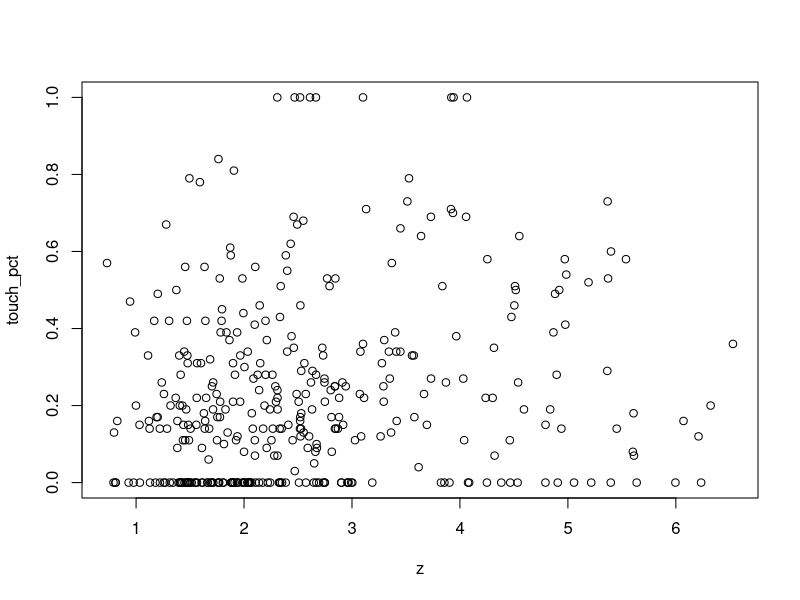
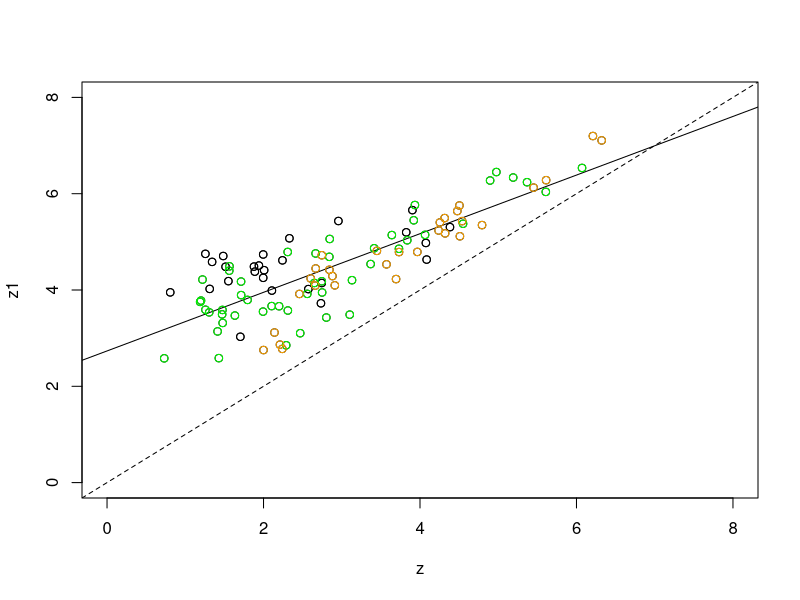
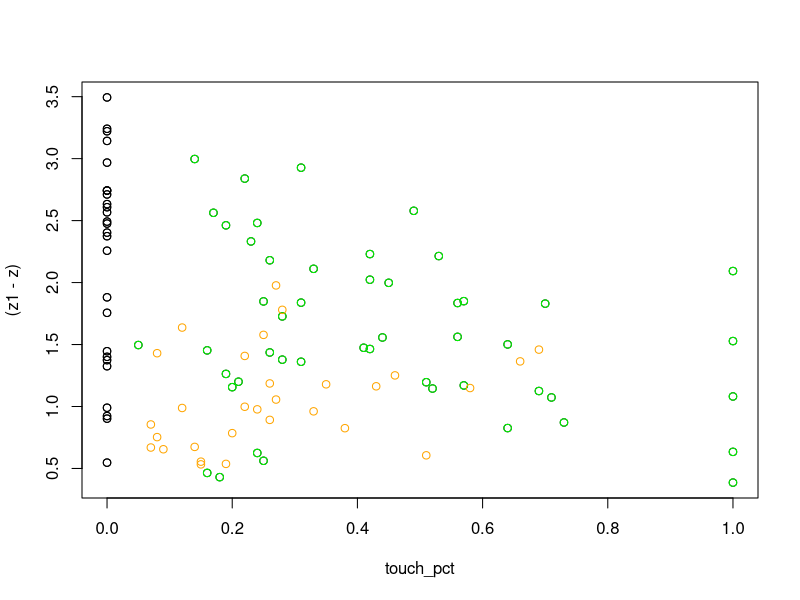
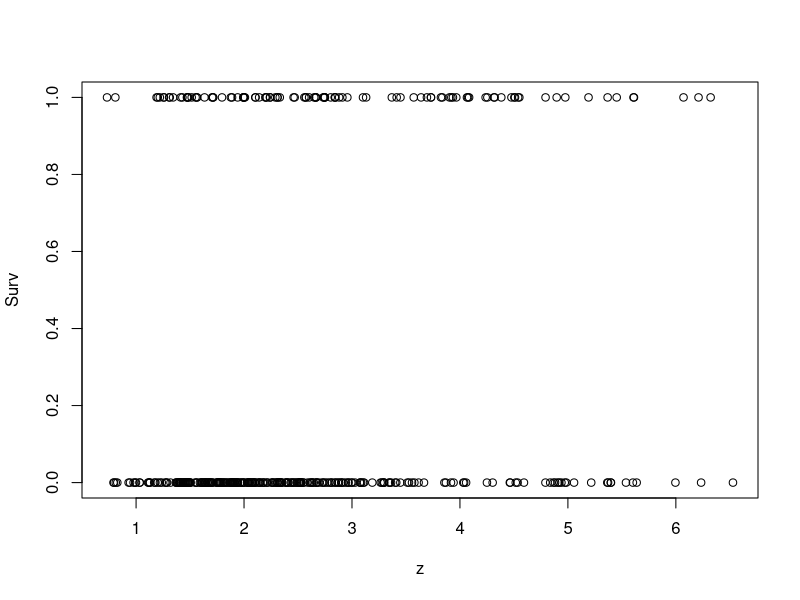
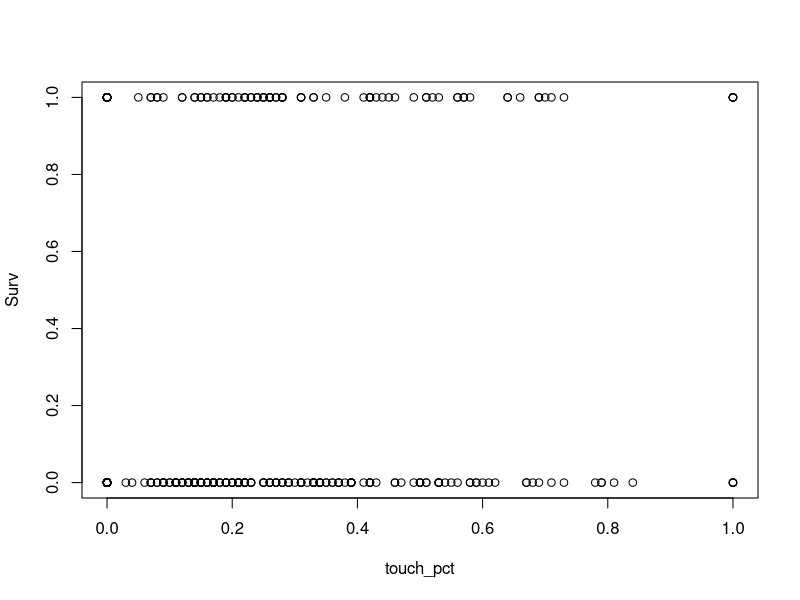

Source code (R) for these figures, in order:
### Will King
### Ch 3 - population model for B. glandula, IPM
### data from field survey of barnacles after 1 year (Jun 2017 - May 2018)

# ---- load data and packages ----

photos <- read.csv('ch3_field-photos.csv', header = T)

# ---- adjust photos dataset ----

### remove unwanted rows ###
photos2 <- photos[photos$died_yn != '', ] # without survival data
photos3 <- photos2[photos2$exclude != 'exclude', ] # rows marked exclude


### calculate percent touch ###
photos3$touch_pct <- round(photos3$touch_raw/360, digits = 2)


### add column for survival ###
# mortality: Y = died, N = lived
# survival: 0 = died, 1 = lived
photos3$Surv <- ''
photos3$Surv[photos3$died_yn == 'N'] <- 1
photos3$Surv[photos3$died_yn == 'Y'] <- 0

# ---- make datasets for IPM ----

### associated information
dat <- as.data.frame(photos3[ , c('site'
                                  , 'subsite'
                                  , 'density_trt'
                                  , 'individual_id'
                                  , 'touch_pct'
                                  , 'touch_spp'
                                  , 'day_elapsed'
)
]
)

### initial size, survival, final size
dat$z <- photos3$operc_length_initial_mm
dat$Surv <- photos3$Surv
dat$z1 <- photos3$operc_length_final_mm

### reproduction
# if survival = 0, reprod and offspring should have NA
# fill in reprod and offspring using regressions from 2017 field data

# reproduced? 0/1
dat$Reprod <- ''
dat$Reprod[dat$Surv == 0] <- NA

# fecundity metric
dat$Offspring <- ''
dat$Offspring[dat$Surv == 0] <- NA

# ---- explore data ----

### general data structure
str(dat)  
summary(dat)

## response surface
plot(touch_pct ~ z
     , data = dat
)

### growth
plot(z1 ~ z
     , data = dat#[dat$subsite == 'RT2' | dat$subsite == 'RT3', ]
     , xlim = c(0, 8)
     , ylim = c(0, 8)
     )
abline(a = 0, b = 1, lty = 2)
abline(lm(z1 ~ z, data = dat))

# spp competition?
points(z1 ~ z
       , data = dat[dat$touch_spp == '', ]
       , col = 'black'
)
points(z1 ~ z
       , data = dat[dat$touch_spp == 'B', ]
       , col = 'green'
)
points(z1 ~ z
       , data = dat[dat$touch_spp == 'C', ]
       , col = 'orange'
)

# growth ~ touch
plot((z1-z)~ touch_pct
     , data = dat[dat$touch_spp != 'C', ]
)
points((z1-z)~ touch_pct
       , data = dat[dat$touch_spp == '', ]
       , col = 'black'
)
points((z1-z)~ touch_pct
       , data = dat[dat$touch_spp == 'B', ]
       , col = 'green'
)
points((z1-z)~ touch_pct
       , data = dat[dat$touch_spp == 'C', ]
       , col = 'orange'
)

### survival
plot(Surv ~ z
     , data = dat
)

plot(Surv ~ touch_pct
     , data = dat
)
  
# ---- analyze: growth ----

model1 <- lm(z1 ~ z + touch_pct
             , data = dat
)
summary(model1)

model2 <- lm((z1-z) ~ touch_pct
             , data = dat[dat$touch_spp != 'C', ]
)
summary(model2)
